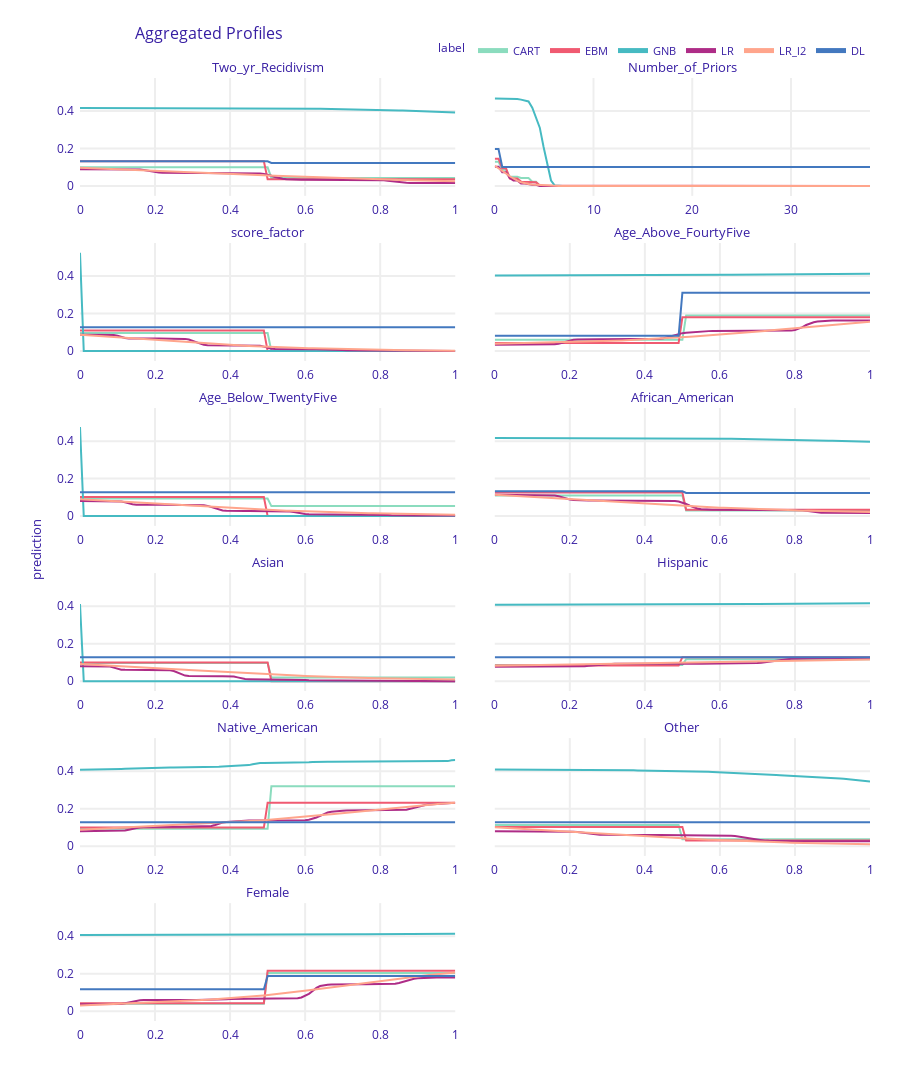

The code cell stored with this chart in its notebook:
### Markdown cell above
### Plot Aggregated Profiles for Continous

### Code cell
pd_cart.plot([pd_ebm, pd_gnb, pd_lr, pd_lr_l2, pd_dl], variables=cont_feat)
